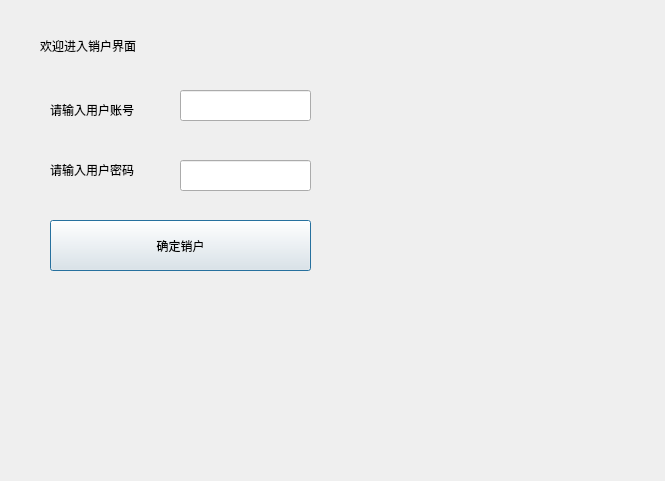
<?xml version="1.0" encoding="UTF-8"?>
<ui version="4.0">
 <class>dialogclerkclose</class>
 <widget class="QDialog" name="dialogclerkclose">
  <property name="geometry">
   <rect>
    <x>0</x>
    <y>0</y>
    <width>665</width>
    <height>481</height>
   </rect>
  </property>
  <property name="windowTitle">
   <string>Dialog</string>
  </property>
  <widget class="QPushButton" name="pushButton">
   <property name="geometry">
    <rect>
     <x>50</x>
     <y>220</y>
     <width>261</width>
     <height>51</height>
    </rect>
   </property>
   <property name="text">
    <string>确定销户</string>
   </property>
  </widget>
  <widget class="QLineEdit" name="lineEdit_3">
   <property name="geometry">
    <rect>
     <x>180</x>
     <y>160</y>
     <width>131</width>
     <height>31</height>
    </rect>
   </property>
  </widget>
  <widget class="QLabel" name="label_3">
   <property name="geometry">
    <rect>
     <x>50</x>
     <y>160</y>
     <width>181</width>
     <height>20</height>
    </rect>
   </property>
   <property name="text">
    <string>请输入用户密码</string>
   </property>
  </widget>
  <widget class="QLabel" name="label_2">
   <property name="geometry">
    <rect>
     <x>50</x>
     <y>100</y>
     <width>181</width>
     <height>20</height>
    </rect>
   </property>
   <property name="text">
    <string>请输入用户账号</string>
   </property>
  </widget>
  <widget class="QLineEdit" name="lineEdit_2">
   <property name="geometry">
    <rect>
     <x>180</x>
     <y>90</y>
     <width>131</width>
     <height>31</height>
    </rect>
   </property>
  </widget>
  <widget class="QLabel" name="label">
   <property name="geometry">
    <rect>
     <x>40</x>
     <y>10</y>
     <width>611</width>
     <height>71</height>
    </rect>
   </property>
   <property name="text">
    <string>欢迎进入销户界面</string>
   </property>
  </widget>
 </widget>
 <resources/>
 <connections/>
</ui>
